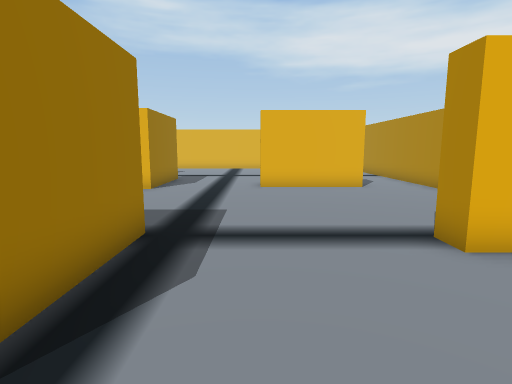
View 1 (above)

21 first-person views from a walk through a 3-D level made in the Unity game engine. The camera is 1.5 m above the floor, tilts 8° down and sees 80° across. The floor is counted in squares, 1 m on a side. Each view is taken from the middle of a square. On the plan, view 1 faces up. The plan holds only what a view shows up to about 15 squares ahead; the rest is blank. The place goes on beyond the plan. Some animated figures are left out. Door leaves are left out, so doorways stand open.

View 2
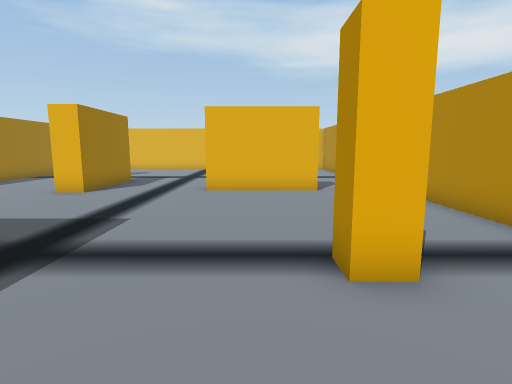

View 3
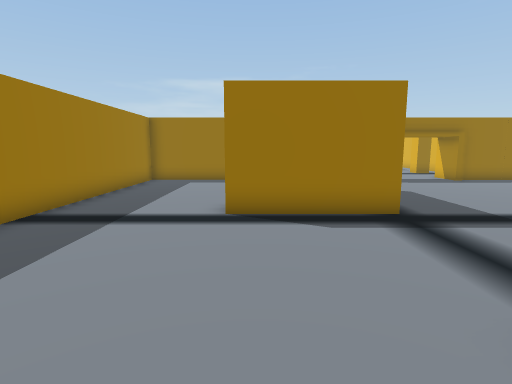

View 4
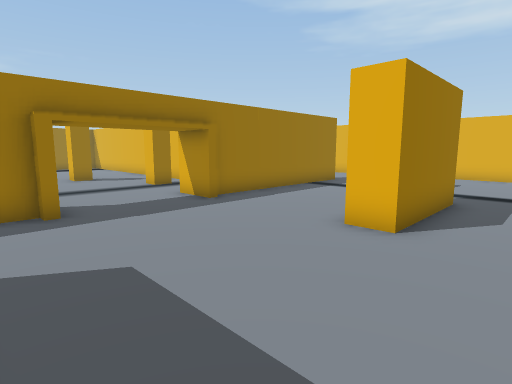

View 5
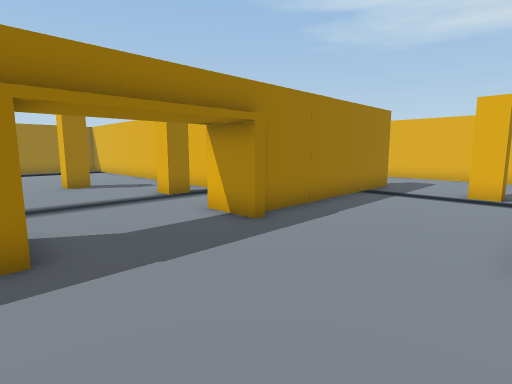

View 6
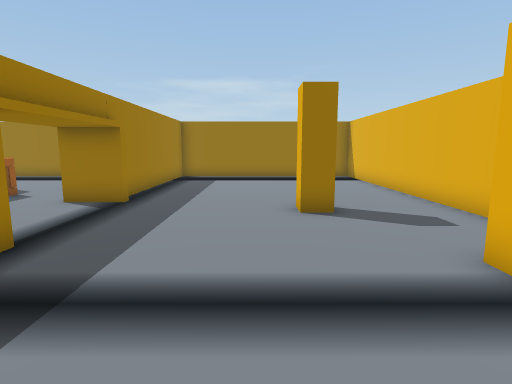

View 7
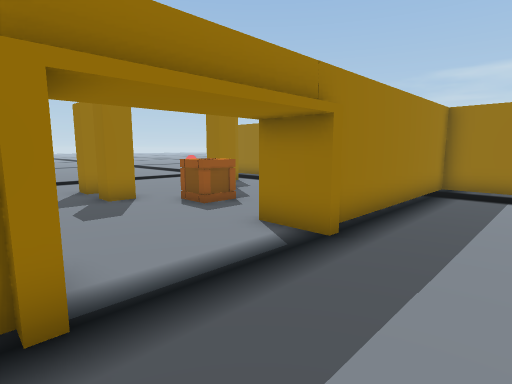

View 8
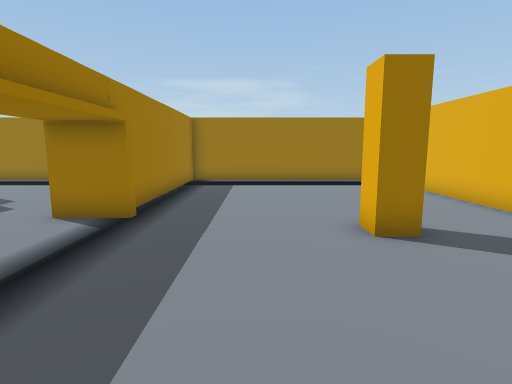

View 9
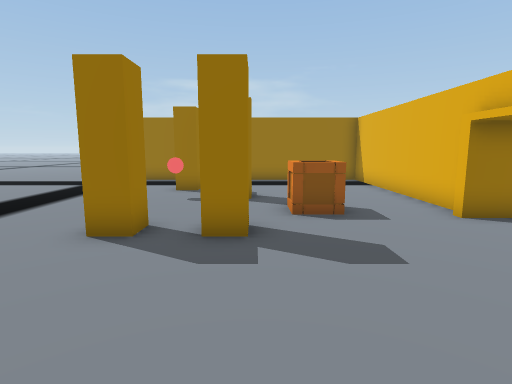

View 10
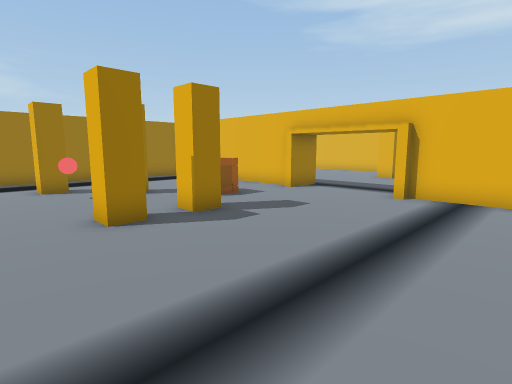

View 11
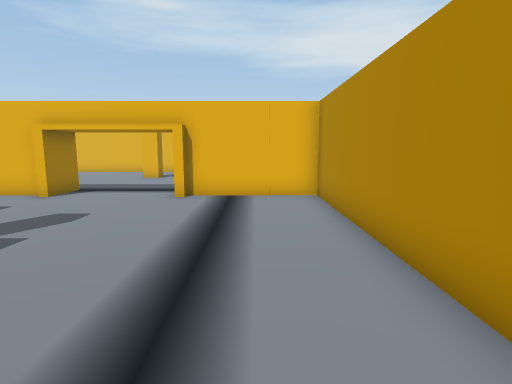

View 12
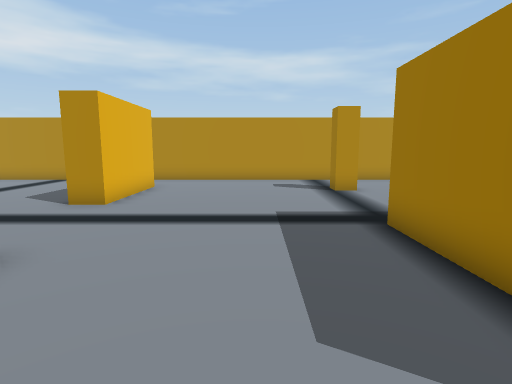

View 13
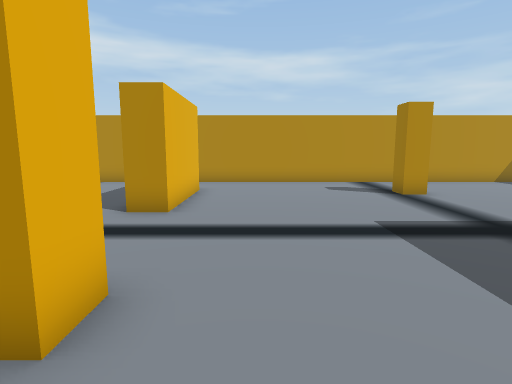

View 14
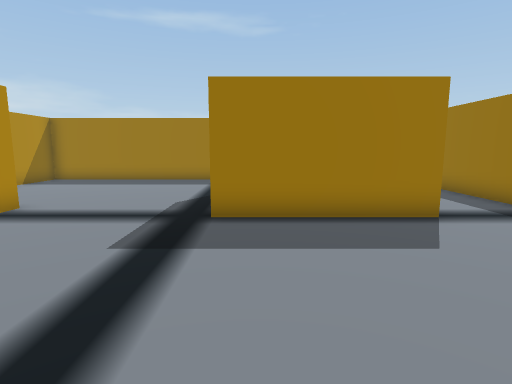

View 15
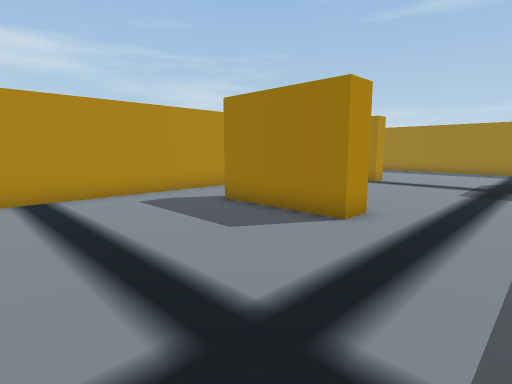

View 16
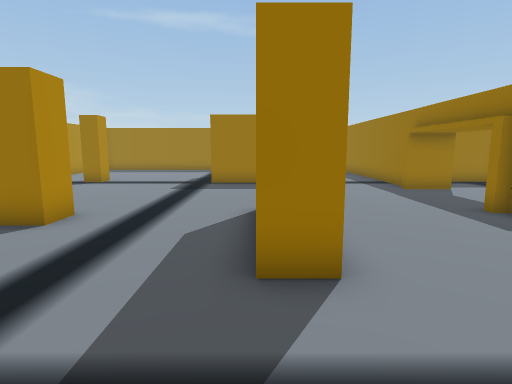

View 17
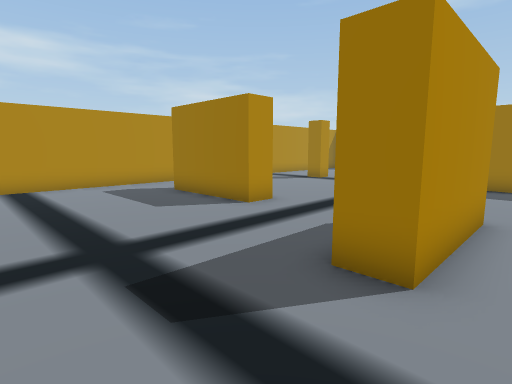

View 18
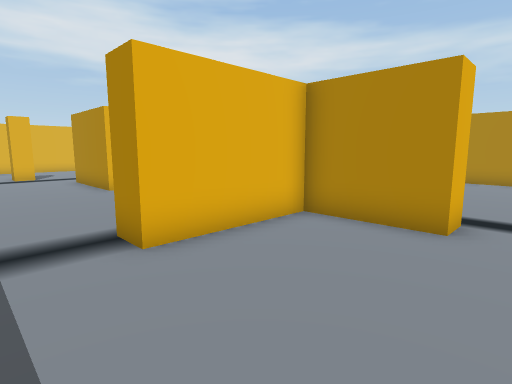

View 19
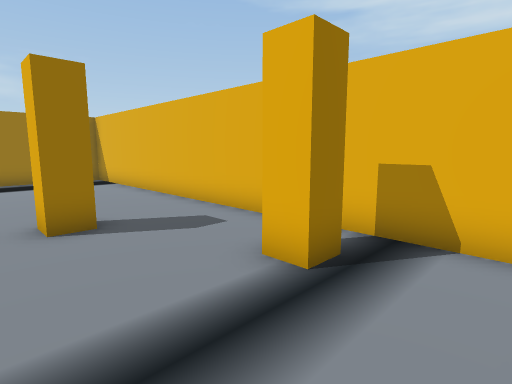

View 20
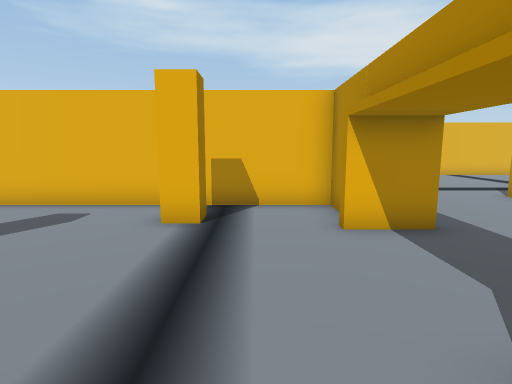

View 21
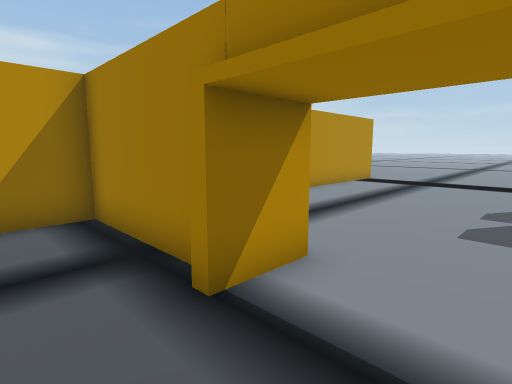

### Floor plan
Points are (right, up) in squares from view 1. A wall is a line through its corners. A room is listed if a view was taken in it or the views show most of it. See-through windows are left out.
Room 1 (views 1, 2, 3, 4, 5, 6, 7, 8, 9, 10, 11, 12, 13, 14, 15, 16, 17, 18, 19, 20, 21)
walls: (-10, 7.3) (-10, -3.1) (7, -3.1) (7, 19.5); (-7.1, 5.4) (-2, 5.4) (-2, 1.3) (-3, 1.3) (-3, 4.4) (-7.1, 4.4) (-7.1, 5.4); (-11.4, 7.6) (-9.6, 7.6); (-9.6, 12) (-9.6, 11.6) (-11.3, 11.6) (-11.3, 12); (-15.3, 4.9) (-11, 4.9) (-11, 6.5); (-15.3, 3.5) (-15.6, 3.5) (-15.6, 5.4); (-5, 11.6) (-5, 15.6) (-4, 15.6) (-4, 11.6) (-5, 11.6); (-11, 13.1) (-11, 14.1) (-28, 14.1) (-28, 4.9) (-20.5, 4.9); (-20, 5.4) (-19.6, 5.4) (-19.6, 3.5); (-20.1, 3.9) (-28, 3.9) (-28, -6.5); (-11, -6.5) (-11, 3.9) (-15.3, 3.9); (-10, 19.5) (-10, 11.9); (4.4, 12.1) (0.2, 12.1) (0.2, 13.1) (4.3, 13.1)
ways out: open door at (-20.5, -3.5)
objects: other object (-25, -4) to (-24, -3); red ball (-23, -4) to (-22, -3); other object (-23, -2) to (-22, -1); crate (-21, 0) to (-20, 1); other object (-19, -4) to (-18, -3); other object (-19, -2) to (-18, -1); other object (-19, 10) to (-18, 11); other object (-15, 12) to (-14, 13); other object (-7, 18) to (-6, 19); other object (3, 4) to (4, 5)

Positions as (right, up) in squares from view 1, and headings:
1: (0, 0), facing up
2: (2, 1), facing up
3: (5, 2), facing left
4: (-2, 6), facing up-left
5: (-5, 7), facing up-left
6: (-11, 9), facing left
7: (-15, 8), facing down-left
8: (-13, 8), facing left
9: (-13, -1), facing left
10: (-12, -6), facing up-left
11: (-13, -6), facing up
12: (-8, 8), facing right
13: (-7, 10), facing right
14: (-3, 12), facing down
15: (-3, 19), facing down-right
16: (-4, 19), facing down
17: (-6, 19), facing down-right
18: (-9, 0), facing up-right
19: (-12, 9), facing up-left
20: (-13, 6), facing up
21: (-18, 7), facing down-right
